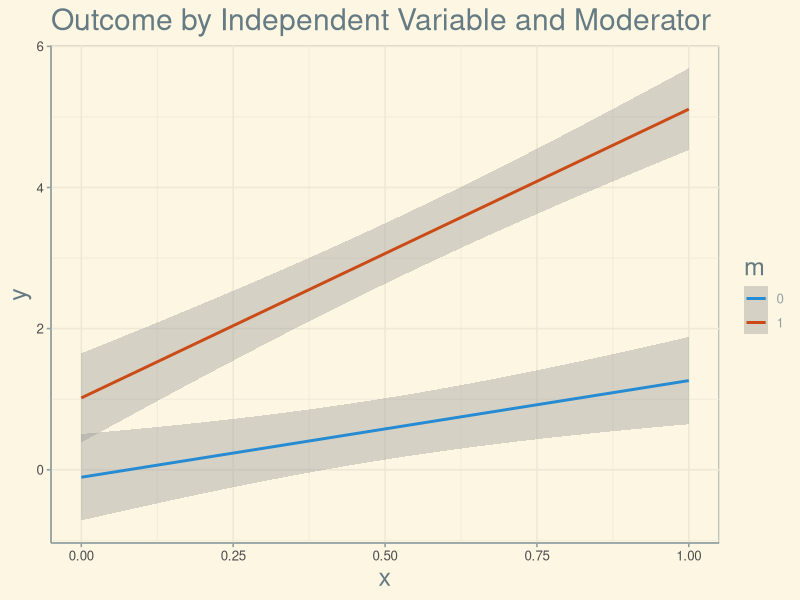
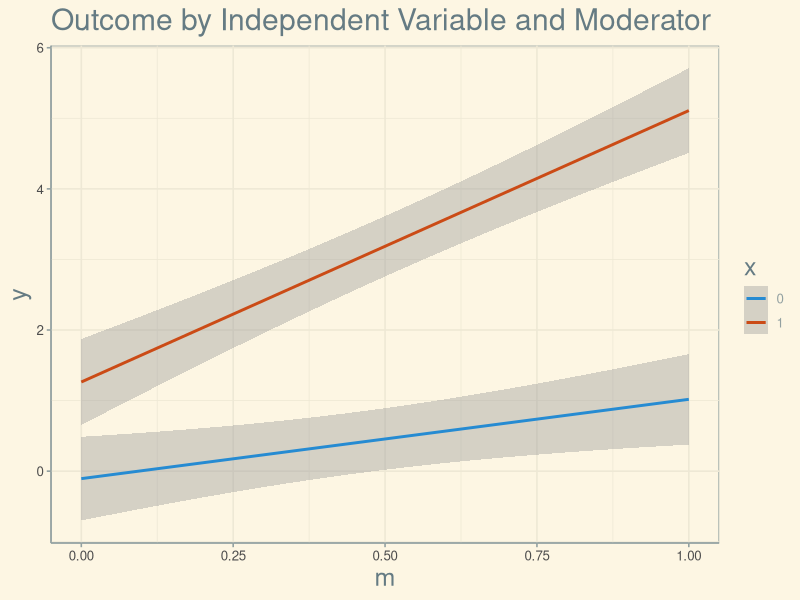

These figures' R source, in order:
## ---- chunk 1

library(ggplot2)

library(ggthemes)

## ---- chunk 2

set.seed(1234)

N <- 1000

x <- rbinom(N, 1, .5) # binomial x

m <- rbinom(N, 1, .5) # binomial moderator (m)

e <- rnorm(N, 0, 5) # normal error

y <- x + m + 3 * x * m + e

mydata <- data.frame(x, y, m)

## ---- chunk 3
#| label: fig-plot1
#| fig-cap: "Independent Variable on Horizontal Axis; Dependent Variable on Vertical Axis; Separate Lines For Moderator"

ggplot(mydata, 
       aes(x = x,
           y = y,
           color = factor(m))) +
  geom_smooth(method = "lm") +
  labs(title = "Outcome by Independent Variable and Moderator") +
  scale_color_solarized(name = "m") +
  theme_solarized() +
  theme(title = element_text(size = rel(1.5)))

## ---- chunk 4
#| label: fig-plot2
#| fig-cap: "Moderator Variable on Horizontal Axis; Dependent Variable on Vertical Axis; Separate Lines For Independent Variable"

ggplot(mydata, 
       aes(x = m,
           y = y,
           color = factor(x))) +
  geom_smooth(method = "lm") +
  labs(title = "Outcome by Independent Variable and Moderator") +
  scale_color_solarized(name = "x") +
  theme_solarized() +
  theme(title = element_text(size = rel(1.5)))

